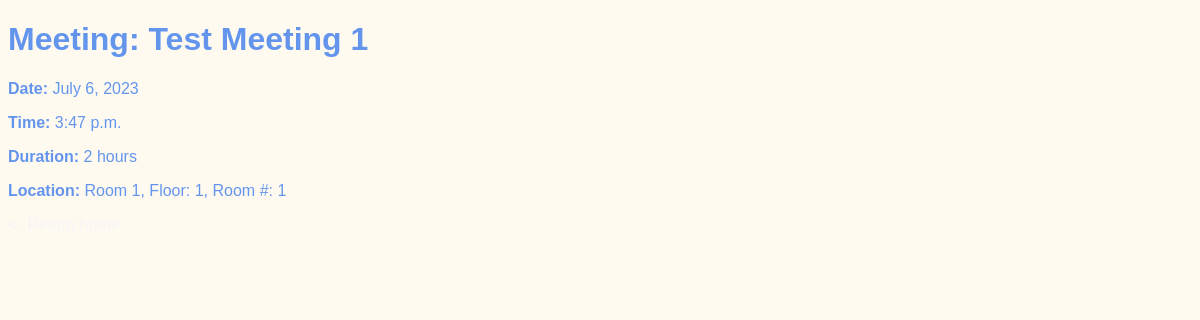
Page /meetings/1 on the earlier database version.
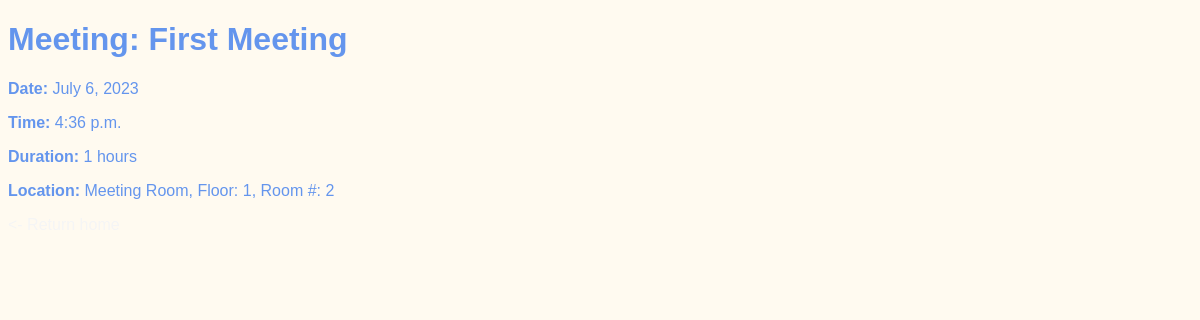
Same page on the later database version.
### meetings/models.py (models this page shows, shortened)
class Meeting(models.Model):
    title = models.CharField(max_length=200)
    date = models.DateField()
    start_time = models.TimeField(default=time(9))
    duration = models.IntegerField(default=1)
    room = models.ForeignKey(Room, on_delete=models.CASCADE)

### rooms/models.py (models this page shows)
class Room(models.Model):
    name = models.CharField(max_length=200)
    floor = models.IntegerField(default=1)
    room_number = models.IntegerField(default=1)
    def __str__(self):
        return f"{self.name}, Floor: {self.floor}, Room #: {self.room_number}"

### meetings/views.py (the view)
# urls.py: path('<int:id>', views.meeting_details, name="meeting_details"),
def meeting_details(request, id):
    try:
        meeting = Meeting.objects.get(pk=id)
        return render(request, "meetings/meeting_details.html",
                      {"meeting": meeting})
    except Meeting.DoesNotExist:
        return HttpResponse("404: not found :(")

### meetings/templates/meetings/meeting_details.html (shortened to what this page needs)
{% extends 'base.html' %}
{% block content %}
    <body>
        <h1><b>Meeting: {{meeting.title}}</b></h1>
        <p>
            <b>Date:</b> {{meeting.date}}
        </p>
        <p>
            <b>Time:</b> {{meeting.start_time}}
        </p>
        <p>
            <b>Duration:</b> {{meeting.duration}} hours
        </p>
        <p>
            <b>Location:</b> {{meeting.room}}
        </p>
        <p>
            <a href="{% url 'welcome' %}">
            </a>
        </p>
{% endblock %}

Differences in the rows shown:
changed Meeting: title "Test Meeting 1" → "First Meeting"; start_time "3:47 p.m." → "4:36 p.m."; duration "2" → "1"; room "Room 1, Floor: 1, Room #: 1" → "Meeting Room, Floor: 1, Room #: 2"
